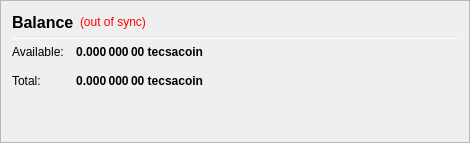
                   <widget class="QFrame" name="frame_CombinedBalances">
                    <property name="minimumSize">
                     <size>
                      <width>470</width>
                      <height>0</height>
                     </size>
                    </property>
                    <property name="frameShape">
                     <enum>QFrame::StyledPanel</enum>
                    </property>
                    <property name="frameShadow">
                     <enum>QFrame::Raised</enum>
                    </property>
                    <layout class="QVBoxLayout" name="verticalLayout_5">
                     <item>
                      <layout class="QHBoxLayout" name="horizontalLayout_5" stretch="0,0,0">
                       <item>
                        <widget class="QLabel" name="label_5z">
                         <property name="minimumSize">
                          <size>
                           <width>0</width>
                           <height>20</height>
                          </size>
                         </property>
                         <property name="font">
                          <font>
                           <pointsize>12</pointsize>
                           <weight>75</weight>
                           <bold>true</bold>
                          </font>
                         </property>
                         <property name="toolTip">
                          <string>Balance (including unconfirmed and immature coins)</string> <!--Combined-->
                         </property>
                         <property name="text">
                          <string>Balance</string> <!--Combined-->
                         </property>
                        </widget>
                       </item>
                       <item>
                        <widget class="QLabel" name="labelWalletStatus">
                         <property name="cursor">
                          <cursorShape>WhatsThisCursor</cursorShape>
                         </property>
                         <property name="toolTip">
                          <string>The displayed information may be out of date. Your wallet automatically synchronizes with the tecsacoin network after a connection is established, but this process has not completed yet.</string>
                         </property>
                         <property name="styleSheet">
                          <string notr="true">QLabel { color: red; }</string>
                         </property>
                         <property name="text">
                          <string notr="true">(out of sync)</string>
                         </property>
                         <property name="alignment">
                          <set>Qt::AlignLeading|Qt::AlignLeft|Qt::AlignVCenter</set>
                         </property>
                        </widget>
                       </item>
                       <item>
                        <spacer name="horizontalSpacer_1">
                         <property name="orientation">
                          <enum>Qt::Horizontal</enum>
                         </property>
                         <property name="sizeHint" stdset="0">
                          <size>
                           <width>40</width>
                           <height>20</height>
                          </size>
                         </property>
                        </spacer>
                       </item>
                      </layout>
                     </item>
                     <item>
                      <widget class="Line" name="line_CombinedBalance">
                       <property name="minimumSize">
                        <size>
                         <width>0</width>
                         <height>1</height>
                        </size>
                       </property>
                       <property name="maximumSize">
                        <size>
                         <width>16777215</width>
                         <height>1</height>
                        </size>
                       </property>
                       <property name="orientation">
                        <enum>Qt::Horizontal</enum>
                       </property>
                      </widget>
                     </item>
                     <item>
                      <layout class="QGridLayout" name="gridLayout_3">
                       <property name="spacing">
                        <number>12</number>
                       </property>
                       <item row="1" column="0">
                        <widget class="QLabel" name="labelBalanceTextz">
                         <property name="text">
                          <string>Available:</string>
                         </property>
                        </widget>
                       </item>
                       <item row="1" column="1">
                        <widget class="QLabel" name="labelBalancez">
                         <property name="font">
                          <font>
                           <weight>75</weight>
                           <bold>true</bold>
                          </font>
                         </property>
                         <property name="cursor">
                          <cursorShape>IBeamCursor</cursorShape>
                         </property>
                         <property name="toolTip">
                          <string>Your current spendable balance</string>
                         </property>
                         <property name="text">
                          <string notr="true">0.000 000 00 tecsacoin</string>
                         </property>
                         <property name="alignment">
                          <set>Qt::AlignRight|Qt::AlignTrailing|Qt::AlignVCenter</set>
                         </property>
                         <property name="textInteractionFlags">
                          <set>Qt::LinksAccessibleByMouse|Qt::TextSelectableByKeyboard|Qt::TextSelectableByMouse</set>
                         </property>
                        </widget>
                       </item>
                       <item row="2" column="0">
                        <widget class="QLabel" name="labelTotalTextz">
                         <property name="text">
                          <string>Total:</string>
                         </property>
                        </widget>
                       </item>
                       <item row="2" column="1">
                        <widget class="QLabel" name="labelTotalz">
                         <property name="font">
                          <font>
                           <weight>75</weight>
                           <bold>true</bold>
                          </font>
                         </property>
                         <property name="cursor">
                          <cursorShape>IBeamCursor</cursorShape>
                         </property>
                         <property name="toolTip">
                          <string>Total Balance, including all unavailable coins.</string>
                         </property>
                         <property name="text">
                          <string notr="true">0.000 000 00 tecsacoin</string>
                         </property>
                         <property name="alignment">
                          <set>Qt::AlignRight|Qt::AlignTrailing|Qt::AlignVCenter</set>
                         </property>
                         <property name="textInteractionFlags">
                          <set>Qt::LinksAccessibleByMouse|Qt::TextSelectableByKeyboard|Qt::TextSelectableByMouse</set>
                         </property>
                        </widget>
                       </item>
                       <item row="2" column="3">
                        <spacer name="horizontalSpacer_2">
                         <property name="orientation">
                          <enum>Qt::Horizontal</enum>
                         </property>
                         <property name="sizeHint" stdset="0">
                          <size>
                           <width>40</width>
                           <height>20</height>
                          </size>
                         </property>
                        </spacer>
                       </item>
                      </layout>
                     </item>
                     <item>
                      <spacer name="verticalSpacer_1">
                       <property name="orientation">
                        <enum>Qt::Vertical</enum>
                       </property>
                       <property name="sizeHint" stdset="0">
                        <size>
                         <width>20</width>
                         <height>40</height>
                        </size>
                       </property>
                      </spacer>
                     </item>
                    </layout>
                   </widget>
